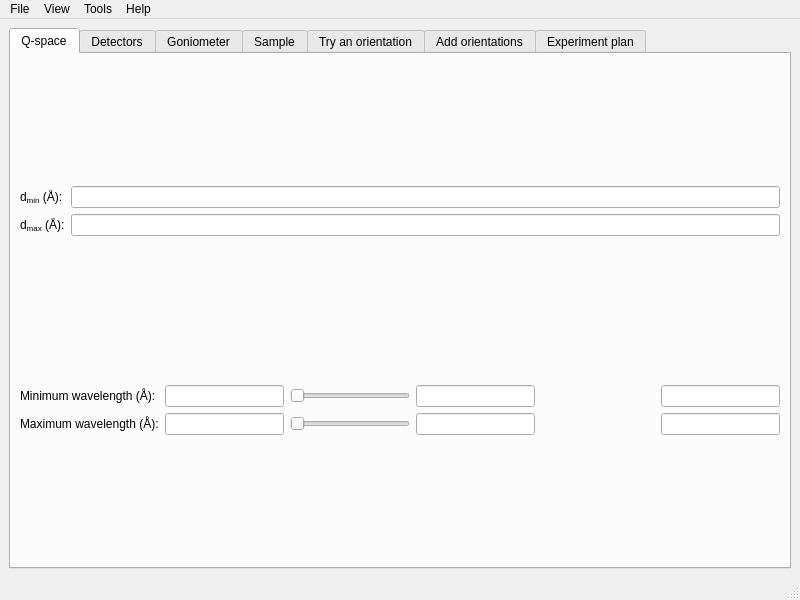
<?xml version="1.0" encoding="UTF-8"?>
<ui version="4.0">
 <class>MainWindow</class>
 <widget class="QMainWindow" name="MainWindow">
  <property name="geometry">
   <rect>
    <x>0</x>
    <y>0</y>
    <width>800</width>
    <height>600</height>
   </rect>
  </property>
  <property name="windowTitle">
   <string>CrystalPlan</string>
  </property>
  <widget class="QWidget" name="centralwidget">
   <property name="enabled">
    <bool>true</bool>
   </property>
   <layout class="QGridLayout" name="gridLayout_2">
    <item row="0" column="0">
     <widget class="QTabWidget" name="tabWidget">
      <property name="currentIndex">
       <number>0</number>
      </property>
      <widget class="QWidget" name="tab">
       <attribute name="title">
        <string>Q-space</string>
       </attribute>
       <layout class="QGridLayout" name="gridLayout_3">
        <item row="0" column="3">
         <layout class="QGridLayout" name="gridLayout_4">
          <item row="0" column="0">
           <layout class="QGridLayout" name="gridLayout_5">
            <item row="0" column="0">
             <widget class="QLabel" name="label">
              <property name="text">
               <string>&lt;html&gt;&lt;head/&gt;&lt;body&gt;&lt;p&gt;d&lt;span style=&quot; vertical-align:sub;&quot;&gt;min&lt;/span&gt; (Å):&lt;/p&gt;&lt;/body&gt;&lt;/html&gt;</string>
              </property>
             </widget>
            </item>
            <item row="0" column="1">
             <widget class="QLineEdit" name="lineEdit"/>
            </item>
            <item row="1" column="0">
             <widget class="QLabel" name="label_2">
              <property name="text">
               <string>&lt;html&gt;&lt;head/&gt;&lt;body&gt;&lt;p&gt;d&lt;span style=&quot; vertical-align:sub;&quot;&gt;max&lt;/span&gt; (Å):&lt;/p&gt;&lt;/body&gt;&lt;/html&gt;</string>
              </property>
             </widget>
            </item>
            <item row="1" column="1">
             <widget class="QLineEdit" name="lineEdit_2"/>
            </item>
           </layout>
          </item>
         </layout>
        </item>
        <item row="2" column="3">
         <spacer name="horizontalSpacer">
          <property name="orientation">
           <enum>Qt::Horizontal</enum>
          </property>
          <property name="sizeHint" stdset="0">
           <size>
            <width>40</width>
            <height>20</height>
           </size>
          </property>
         </spacer>
        </item>
        <item row="3" column="3">
         <layout class="QGridLayout" name="gridLayout_6">
          <item row="0" column="1">
           <widget class="QLineEdit" name="lineEdit_3"/>
          </item>
          <item row="1" column="3">
           <widget class="QLineEdit" name="lineEdit_6"/>
          </item>
          <item row="1" column="1">
           <widget class="QLineEdit" name="lineEdit_4"/>
          </item>
          <item row="0" column="2">
           <widget class="QSlider" name="horizontalSlider">
            <property name="orientation">
             <enum>Qt::Horizontal</enum>
            </property>
           </widget>
          </item>
          <item row="0" column="3">
           <widget class="QLineEdit" name="lineEdit_5"/>
          </item>
          <item row="0" column="4">
           <spacer name="horizontalSpacer_2">
            <property name="orientation">
             <enum>Qt::Horizontal</enum>
            </property>
            <property name="sizeHint" stdset="0">
             <size>
              <width>40</width>
              <height>20</height>
             </size>
            </property>
           </spacer>
          </item>
          <item row="1" column="4">
           <spacer name="horizontalSpacer_3">
            <property name="orientation">
             <enum>Qt::Horizontal</enum>
            </property>
            <property name="sizeHint" stdset="0">
             <size>
              <width>40</width>
              <height>20</height>
             </size>
            </property>
           </spacer>
          </item>
          <item row="1" column="2">
           <widget class="QSlider" name="horizontalSlider_2">
            <property name="orientation">
             <enum>Qt::Horizontal</enum>
            </property>
           </widget>
          </item>
          <item row="1" column="0">
           <widget class="QLabel" name="label_4">
            <property name="text">
             <string>Maximum wavelength (Å):</string>
            </property>
           </widget>
          </item>
          <item row="0" column="0">
           <widget class="QLabel" name="label_3">
            <property name="text">
             <string>Minimum wavelength (Å):</string>
            </property>
           </widget>
          </item>
          <item row="0" column="5">
           <widget class="QLineEdit" name="lineEdit_7"/>
          </item>
          <item row="1" column="5">
           <widget class="QLineEdit" name="lineEdit_8"/>
          </item>
         </layout>
        </item>
       </layout>
      </widget>
      <widget class="QWidget" name="tab_2">
       <attribute name="title">
        <string>Detectors</string>
       </attribute>
      </widget>
      <widget class="QWidget" name="tab_3">
       <attribute name="title">
        <string>Goniometer</string>
       </attribute>
      </widget>
      <widget class="QWidget" name="tab_4">
       <attribute name="title">
        <string>Sample</string>
       </attribute>
      </widget>
      <widget class="QWidget" name="tab_5">
       <attribute name="title">
        <string>Try an orientation</string>
       </attribute>
      </widget>
      <widget class="QWidget" name="tab_6">
       <attribute name="title">
        <string>Add orientations</string>
       </attribute>
      </widget>
      <widget class="QWidget" name="tab_7">
       <attribute name="title">
        <string>Experiment plan</string>
       </attribute>
      </widget>
     </widget>
    </item>
   </layout>
  </widget>
  <widget class="QMenuBar" name="menubar">
   <property name="geometry">
    <rect>
     <x>0</x>
     <y>0</y>
     <width>800</width>
     <height>26</height>
    </rect>
   </property>
   <widget class="QMenu" name="menuFile">
    <property name="title">
     <string>File</string>
    </property>
    <addaction name="actionSave_experiment_to_file"/>
    <addaction name="actionLoad_experiment_from_file"/>
    <addaction name="separator"/>
    <addaction name="actionLoad_an_older_ISAW_integrate_or_peaks_file_with_sequential_det_numbers"/>
    <addaction name="actionLoad_an_ISAW_integrate_or_peaks_file"/>
    <addaction name="actionLoad_an_ISAW_UB_matrix_mat_file"/>
    <addaction name="actionLoad_a_LAUEGEN_ldm_UB_matrix_file"/>
    <addaction name="separator"/>
    <addaction name="actionSave_sample_orientations_to_CSV_file"/>
    <addaction name="actionPreferences"/>
    <addaction name="separator"/>
   </widget>
   <widget class="QMenu" name="menuView">
    <property name="title">
     <string>View</string>
    </property>
    <addaction name="actionView_Q_space_in_3D"/>
    <addaction name="actionNew_signle_reflection_info_window"/>
   </widget>
   <widget class="QMenu" name="menuTools">
    <property name="title">
     <string>Tools</string>
    </property>
    <addaction name="actionAutomatic_Coverage_Optimizer"/>
    <addaction name="actionCompare_measured_to_predicted_peak_positions"/>
    <addaction name="actionFind_angles_for_all_HKL"/>
    <addaction name="actionSimple_laue_plots"/>
   </widget>
   <widget class="QMenu" name="menuHelp">
    <property name="title">
     <string>Help</string>
    </property>
    <addaction name="actionOper_user_guide_in_web_browser"/>
    <addaction name="actionAbout_CrystalPlan"/>
   </widget>
   <addaction name="menuFile"/>
   <addaction name="menuView"/>
   <addaction name="menuTools"/>
   <addaction name="menuHelp"/>
  </widget>
  <widget class="QStatusBar" name="statusbar"/>
  <action name="actionSave_experiment_to_file">
   <property name="text">
    <string>Save experiment to file...</string>
   </property>
  </action>
  <action name="actionLoad_experiment_from_file">
   <property name="text">
    <string>Load experiment from file..</string>
   </property>
  </action>
  <action name="actionLoad_an_older_ISAW_integrate_or_peaks_file_with_sequential_det_numbers">
   <property name="text">
    <string>Load an older ISAW .integrate or .peaks file with sequential det. numbers</string>
   </property>
  </action>
  <action name="actionLoad_an_ISAW_integrate_or_peaks_file">
   <property name="text">
    <string>Load an ISAW .integrate or .peaks file...</string>
   </property>
  </action>
  <action name="actionLoad_an_ISAW_UB_matrix_mat_file">
   <property name="text">
    <string>Load an ISAW UB matrix (.mat) file...</string>
   </property>
  </action>
  <action name="actionLoad_a_LAUEGEN_ldm_UB_matrix_file">
   <property name="text">
    <string>Load a LAUEGEN .ldm UB matrix file...</string>
   </property>
  </action>
  <action name="actionSave_sample_orientations_to_CSV_file">
   <property name="text">
    <string>Save sample orientations to CSV file...</string>
   </property>
  </action>
  <action name="actionPreferences">
   <property name="text">
    <string>Preferences...</string>
   </property>
  </action>
  <action name="actionView_Q_space_in_3D">
   <property name="text">
    <string>View Q-space in 3D</string>
   </property>
  </action>
  <action name="actionNew_signle_reflection_info_window">
   <property name="text">
    <string>New single reflection info window</string>
   </property>
  </action>
  <action name="actionAutomatic_Coverage_Optimizer">
   <property name="text">
    <string>Automatic coverage optimizer</string>
   </property>
  </action>
  <action name="actionCompare_measured_to_predicted_peak_positions">
   <property name="text">
    <string>Compare measured to predicted peak positions</string>
   </property>
  </action>
  <action name="actionFind_angles_for_all_HKL">
   <property name="text">
    <string>Find angles for all HKL</string>
   </property>
  </action>
  <action name="actionSimple_laue_plots">
   <property name="text">
    <string>Simple laue plots</string>
   </property>
  </action>
  <action name="actionOper_user_guide_in_web_browser">
   <property name="text">
    <string>Oper user guide in web browser</string>
   </property>
  </action>
  <action name="actionAbout_CrystalPlan">
   <property name="text">
    <string>About CrystalPlan</string>
   </property>
  </action>
 </widget>
 <resources/>
 <connections/>
</ui>
